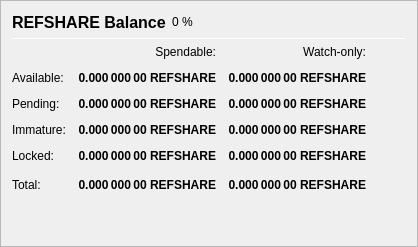
                   <widget class="QFrame" name="frame_Balances">
                    <property name="frameShape">
                     <enum>QFrame::StyledPanel</enum>
                    </property>
                    <property name="frameShadow">
                     <enum>QFrame::Raised</enum>
                    </property>
                    <layout class="QVBoxLayout" name="verticalLayout_4">
                     <item>
                      <layout class="QHBoxLayout" name="horizontalLayout_4">
                       <item>
                        <widget class="QLabel" name="label_5">
                         <property name="minimumSize">
                          <size>
                           <width>0</width>
                           <height>20</height>
                          </size>
                         </property>
                         <property name="font">
                          <font>
                           <pointsize>12</pointsize>
                           <weight>75</weight>
                           <bold>true</bold>
                          </font>
                         </property>
                         <property name="text">
                          <string>REFSHARE Balance</string>
                         </property>
                        </widget>
                       </item>
                       <item>
                        <widget class="QLabel" name="labelVITPercent">
                         <property name="text">
                          <string notr="true">0 %</string>
                         </property>
                        </widget>
                       </item>
                       <item>
                        <spacer name="horizontalSpacer_3">
                         <property name="orientation">
                          <enum>Qt::Horizontal</enum>
                         </property>
                         <property name="sizeHint" stdset="0">
                          <size>
                           <width>40</width>
                           <height>20</height>
                          </size>
                         </property>
                        </spacer>
                       </item>
                      </layout>
                     </item>
                     <item>
                      <widget class="Line" name="line_Balance">
                       <property name="minimumSize">
                        <size>
                         <width>0</width>
                         <height>1</height>
                        </size>
                       </property>
                       <property name="maximumSize">
                        <size>
                         <width>16777215</width>
                         <height>1</height>
                        </size>
                       </property>
                       <property name="orientation">
                        <enum>Qt::Horizontal</enum>
                       </property>
                      </widget>
                     </item>
                     <item>
                      <layout class="QGridLayout" name="gridLayout">
                       <property name="spacing">
                        <number>12</number>
                       </property>
                       <item row="0" column="1">
                        <widget class="QLabel" name="labelSpendable">
                         <property name="text">
                          <string>Spendable:</string>
                         </property>
                         <property name="alignment">
                          <set>Qt::AlignRight|Qt::AlignTrailing|Qt::AlignVCenter</set>
                         </property>
                        </widget>
                       </item>
                       <item row="0" column="2">
                        <widget class="QLabel" name="labelWatchonly">
                         <property name="text">
                          <string>Watch-only:</string>
                         </property>
                         <property name="alignment">
                          <set>Qt::AlignRight|Qt::AlignTrailing|Qt::AlignVCenter</set>
                         </property>
                        </widget>
                       </item>
                       <item row="1" column="0">
                        <widget class="QLabel" name="labelBalanceText">
                         <property name="text">
                          <string>Available:</string>
                         </property>
                        </widget>
                       </item>
                       <item row="1" column="1">
                        <widget class="QLabel" name="labelBalance">
                         <property name="font">
                          <font>
                           <weight>75</weight>
                           <bold>true</bold>
                          </font>
                         </property>
                         <property name="cursor">
                          <cursorShape>IBeamCursor</cursorShape>
                         </property>
                         <property name="toolTip">
                          <string>Your current spendable balance</string>
                         </property>
                         <property name="text">
                          <string notr="true">0.000 000 00 REFSHARE</string>
                         </property>
                         <property name="alignment">
                          <set>Qt::AlignRight|Qt::AlignTrailing|Qt::AlignVCenter</set>
                         </property>
                         <property name="textInteractionFlags">
                          <set>Qt::LinksAccessibleByMouse|Qt::TextSelectableByKeyboard|Qt::TextSelectableByMouse</set>
                         </property>
                        </widget>
                       </item>
                       <item row="1" column="2">
                        <widget class="QLabel" name="labelWatchAvailable">
                         <property name="font">
                          <font>
                           <weight>75</weight>
                           <bold>true</bold>
                          </font>
                         </property>
                         <property name="cursor">
                          <cursorShape>IBeamCursor</cursorShape>
                         </property>
                         <property name="toolTip">
                          <string>Your current balance in watch-only addresses</string>
                         </property>
                         <property name="text">
                          <string notr="true">0.000 000 00 REFSHARE</string>
                         </property>
                         <property name="alignment">
                          <set>Qt::AlignRight|Qt::AlignTrailing|Qt::AlignVCenter</set>
                         </property>
                         <property name="textInteractionFlags">
                          <set>Qt::LinksAccessibleByMouse|Qt::TextSelectableByKeyboard|Qt::TextSelectableByMouse</set>
                         </property>
                        </widget>
                       </item>
                       <item row="2" column="0">
                        <widget class="QLabel" name="labelPendingText">
                         <property name="text">
                          <string>Pending:</string>
                         </property>
                        </widget>
                       </item>
                       <item row="2" column="1">
                        <widget class="QLabel" name="labelUnconfirmed">
                         <property name="font">
                          <font>
                           <weight>75</weight>
                           <bold>true</bold>
                          </font>
                         </property>
                         <property name="cursor">
                          <cursorShape>IBeamCursor</cursorShape>
                         </property>
                         <property name="toolTip">
                          <string>Total of transactions that have yet to be confirmed, and do not yet count toward the spendable balance</string>
                         </property>
                         <property name="text">
                          <string notr="true">0.000 000 00 REFSHARE</string>
                         </property>
                         <property name="alignment">
                          <set>Qt::AlignRight|Qt::AlignTrailing|Qt::AlignVCenter</set>
                         </property>
                         <property name="textInteractionFlags">
                          <set>Qt::LinksAccessibleByMouse|Qt::TextSelectableByKeyboard|Qt::TextSelectableByMouse</set>
                         </property>
                        </widget>
                       </item>
                       <item row="2" column="2">
                        <widget class="QLabel" name="labelWatchPending">
                         <property name="font">
                          <font>
                           <weight>75</weight>
                           <bold>true</bold>
                          </font>
                         </property>
                         <property name="cursor">
                          <cursorShape>IBeamCursor</cursorShape>
                         </property>
                         <property name="toolTip">
                          <string>Unconfirmed transactions to watch-only addresses</string>
                         </property>
                         <property name="text">
                          <string notr="true">0.000 000 00 REFSHARE</string>
                         </property>
                         <property name="alignment">
                          <set>Qt::AlignRight|Qt::AlignTrailing|Qt::AlignVCenter</set>
                         </property>
                         <property name="textInteractionFlags">
                          <set>Qt::LinksAccessibleByMouse|Qt::TextSelectableByKeyboard|Qt::TextSelectableByMouse</set>
                         </property>
                        </widget>
                       </item>
                       <item row="3" column="0">
                        <widget class="QLabel" name="labelImmatureText">
                         <property name="text">
                          <string>Immature:</string>
                         </property>
                        </widget>
                       </item>
                       <item row="3" column="1">
                        <widget class="QLabel" name="labelImmature">
                         <property name="font">
                          <font>
                           <weight>75</weight>
                           <bold>true</bold>
                          </font>
                         </property>
                         <property name="cursor">
                          <cursorShape>IBeamCursor</cursorShape>
                         </property>
                         <property name="toolTip">
                          <string>Staked or fundamentalnode rewards that has not yet matured</string>
                         </property>
                         <property name="text">
                          <string notr="true">0.000 000 00 REFSHARE</string>
                         </property>
                         <property name="alignment">
                          <set>Qt::AlignRight|Qt::AlignTrailing|Qt::AlignVCenter</set>
                         </property>
                         <property name="textInteractionFlags">
                          <set>Qt::LinksAccessibleByMouse|Qt::TextSelectableByKeyboard|Qt::TextSelectableByMouse</set>
                         </property>
                        </widget>
                       </item>
                       <item row="3" column="2">
                        <widget class="QLabel" name="labelWatchImmature">
                         <property name="font">
                          <font>
                           <weight>75</weight>
                           <bold>true</bold>
                          </font>
                         </property>
                         <property name="cursor">
                          <cursorShape>IBeamCursor</cursorShape>
                         </property>
                         <property name="toolTip">
                          <string>Staked or fundamentalnode rewards in watch-only addresses that has not yet matured</string>
                         </property>
                         <property name="text">
                          <string notr="true">0.000 000 00 REFSHARE</string>
                         </property>
                         <property name="alignment">
                          <set>Qt::AlignRight|Qt::AlignTrailing|Qt::AlignVCenter</set>
                         </property>
                         <property name="textInteractionFlags">
                          <set>Qt::LinksAccessibleByMouse|Qt::TextSelectableByKeyboard|Qt::TextSelectableByMouse</set>
                         </property>
                        </widget>
                       </item>
                       <item row="4" column="0">
                        <widget class="QLabel" name="labelLockedBalanceText">
                         <property name="toolTip">
                          <string>Locked REFSHARE or Fundamentalnode collaterals. These are excluded from zREFSHARE minting.</string>
                         </property>
                         <property name="text">
                          <string>Locked:</string>
                         </property>
                        </widget>
                       </item>
                       <item row="4" column="1">
                        <widget class="QLabel" name="labelLockedBalance">
                         <property name="font">
                          <font>
                           <weight>75</weight>
                           <bold>true</bold>
                          </font>
                         </property>
                         <property name="cursor">
                          <cursorShape>IBeamCursor</cursorShape>
                         </property>
                         <property name="toolTip">
                          <string>Locked REFSHARE or Fundamentalnode collaterals. These are excluded from zREFSHARE minting.</string>
                         </property>
                         <property name="text">
                          <string notr="true">0.000 000 00 REFSHARE</string>
                         </property>
                         <property name="alignment">
                          <set>Qt::AlignRight|Qt::AlignTrailing|Qt::AlignVCenter</set>
                         </property>
                         <property name="textInteractionFlags">
                          <set>Qt::LinksAccessibleByMouse|Qt::TextSelectableByKeyboard|Qt::TextSelectableByMouse</set>
                         </property>
                        </widget>
                       </item>
                       <item row="4" column="2">
                        <widget class="QLabel" name="labelWatchLocked">
                         <property name="font">
                          <font>
                           <weight>75</weight>
                           <bold>true</bold>
                          </font>
                         </property>
                         <property name="cursor">
                          <cursorShape>IBeamCursor</cursorShape>
                         </property>
                         <property name="toolTip">
                          <string>Current locked balance in watch-only addresses</string>
                         </property>
                         <property name="text">
                          <string notr="true">0.000 000 00 REFSHARE</string>
                         </property>
                         <property name="alignment">
                          <set>Qt::AlignRight|Qt::AlignTrailing|Qt::AlignVCenter</set>
                         </property>
                         <property name="textInteractionFlags">
                          <set>Qt::LinksAccessibleByMouse|Qt::TextSelectableByKeyboard|Qt::TextSelectableByMouse</set>
                         </property>
                        </widget>
                       </item>
                       <item row="5" column="0">
                        <widget class="QLabel" name="labelTotalText">
                         <property name="text">
                          <string>Total:</string>
                         </property>
                         <property name="toolTip">
                          <string>Your current REFSHARE balance, unconfirmed and immature transactions included</string>
                         </property>
                        </widget>
                       </item>
                       <item row="5" column="1">
                        <widget class="QLabel" name="labelTotal">
                         <property name="font">
                          <font>
                           <weight>75</weight>
                           <bold>true</bold>
                          </font>
                         </property>
                         <property name="cursor">
                          <cursorShape>IBeamCursor</cursorShape>
                         </property>
                         <property name="toolTip">
                          <string>Your current REFSHARE balance, unconfirmed and immature transactions included</string>
                         </property>
                         <property name="text">
                          <string notr="true">0.000 000 00 REFSHARE</string>
                         </property>
                         <property name="alignment">
                          <set>Qt::AlignRight|Qt::AlignTrailing|Qt::AlignVCenter</set>
                         </property>
                         <property name="textInteractionFlags">
                          <set>Qt::LinksAccessibleByMouse|Qt::TextSelectableByKeyboard|Qt::TextSelectableByMouse</set>
                         </property>
                        </widget>
                       </item>
                       <item row="5" column="2">
                        <widget class="QLabel" name="labelWatchTotal">
                         <property name="font">
                          <font>
                           <weight>75</weight>
                           <bold>true</bold>
                          </font>
                         </property>
                         <property name="cursor">
                          <cursorShape>IBeamCursor</cursorShape>
                         </property>
                         <property name="toolTip">
                          <string>Current total balance in watch-only addresses</string>
                         </property>
                         <property name="text">
                          <string notr="true">0.000 000 00 REFSHARE</string>
                         </property>
                         <property name="alignment">
                          <set>Qt::AlignRight|Qt::AlignTrailing|Qt::AlignVCenter</set>
                         </property>
                         <property name="textInteractionFlags">
                          <set>Qt::LinksAccessibleByMouse|Qt::TextSelectableByKeyboard|Qt::TextSelectableByMouse</set>
                         </property>
                        </widget>
                       </item>
                       <item row="5" column="3">
                        <spacer name="horizontalSpacer_9">
                         <property name="orientation">
                          <enum>Qt::Horizontal</enum>
                         </property>
                         <property name="sizeHint" stdset="0">
                          <size>
                           <width>40</width>
                           <height>20</height>
                          </size>
                         </property>
                        </spacer>
                       </item>
                      </layout>
                     </item>
                     <item>
                      <spacer name="verticalSpacer_3">
                       <property name="orientation">
                        <enum>Qt::Vertical</enum>
                       </property>
                       <property name="sizeHint" stdset="0">
                        <size>
                         <width>20</width>
                         <height>40</height>
                        </size>
                       </property>
                      </spacer>
                     </item>
                    </layout>
                   </widget>
